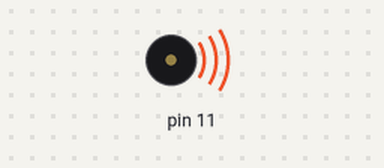
Simulated run of this sketch. Board: Arduino Uno, built with avr-gcc and run on an emulated ATmega328P. On the bench: buzzer (waves = sounding).

Above: at 0.1 s.
Timing chart, 0 to 40.0 s (numbered marks = the images above):
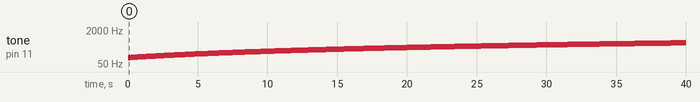

Measured:
- by itself, tone on pin 11: plays 100 Hz for 0.10 s, 101 Hz for 0.10 s, 102 Hz for 0.10 s, 103 Hz for 0.10 s, 104 Hz for 0.10 s, 105 Hz for 0.10 s … (400 notes in this stretch)

The sketch:

variables_frequency.ino
```cpp
int f;

void setup() {
  f = 100;
}

void loop() {
  tone(11, f);
  delay(100);
  f += 1;
}
```
